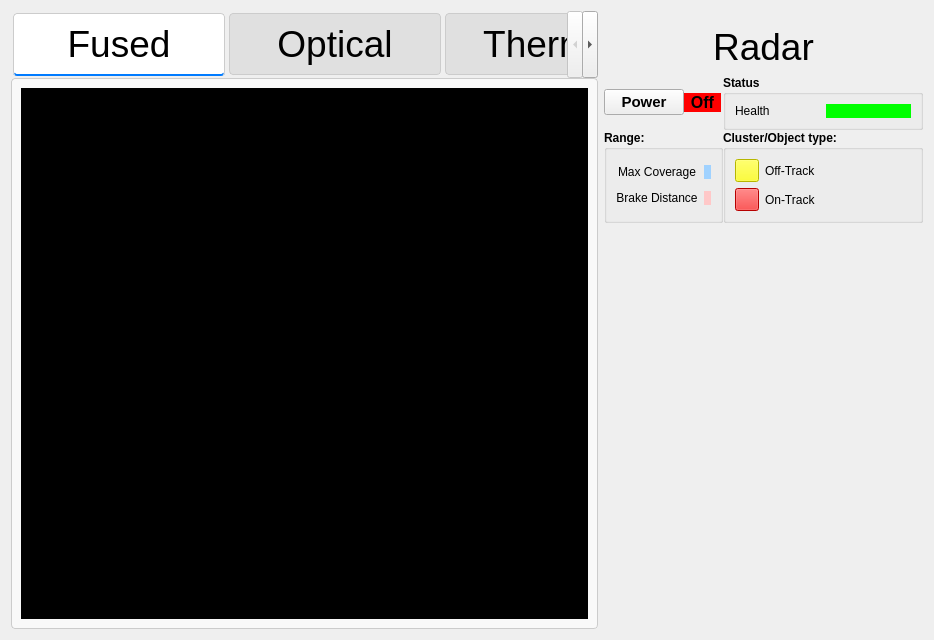
<?xml version="1.0" encoding="UTF-8"?>
<ui version="4.0">
 <class>Stream</class>
 <widget class="QWidget" name="Stream">
  <property name="geometry">
   <rect>
    <x>0</x>
    <y>0</y>
    <width>934</width>
    <height>640</height>
   </rect>
  </property>
  <property name="font">
   <font>
    <family>Nirmala UI Semilight</family>
   </font>
  </property>
  <property name="windowTitle">
   <string>Form</string>
  </property>
  <property name="styleSheet">
   <string notr="true">    QRadioButton {
        font-size: 14px;
        padding: 5px;
    }
    QRadioButton::indicator {
        width: 16px;
        height: 16px;
    }
    QRadioButton::indicator:checked {
        background-color: #2196F3;
        border-radius: 8px;
    }
    QRadioButton::indicator:unchecked {
        background-color: #d3d3d3;
        border-radius: 8px;
    }
   </string>
  </property>
  <layout class="QHBoxLayout" name="horizontalLayout" stretch="7,3">
   <item>
    <widget class="QTabWidget" name="tabWidget">
     <property name="font">
      <font>
       <pointsize>28</pointsize>
      </font>
     </property>
     <property name="styleSheet">
      <string notr="true">
        QTabWidget::pane {
            border: 1px solid #ccc;
            border-radius: 4px;
            background: #f9f9f9;
        }

        QTabWidget::tab-bar {
            alignment: center;
        }

        QTabBar::tab {
			height:50px;
			width:200px;
            background: #e0e0e0;
            border: 1px solid #ccc;
            padding: 5px;
            margin: 2px;
            border-radius: 4px;
        }

        QTabBar::tab:selected {
            background: #ffffff;
            border-bottom: 2px solid #007bff;
        }

        QTabBar::tab:hover {
            background: #d0d0d0; 
        }
       </string>
     </property>
     <property name="currentIndex">
      <number>0</number>
     </property>
     <widget class="QWidget" name="Fused">
      <attribute name="title">
       <string>Fused</string>
      </attribute>
      <layout class="QGridLayout" name="gridLayout_4">
       <item row="0" column="0">
        <widget class="QWidget" name="FusedVideoWidget" native="true">
         <property name="styleSheet">
          <string notr="true">background-color:rgb(0, 0, 0)</string>
         </property>
        </widget>
       </item>
      </layout>
     </widget>
     <widget class="QWidget" name="Optical">
      <attribute name="title">
       <string>Optical</string>
      </attribute>
      <layout class="QGridLayout" name="gridLayout_2">
       <item row="0" column="0">
        <widget class="QWidget" name="OpticalVideoWidget" native="true">
         <property name="styleSheet">
          <string notr="true">background-color:rgb(0, 0, 0)</string>
         </property>
        </widget>
       </item>
      </layout>
     </widget>
     <widget class="QWidget" name="Thermal">
      <attribute name="title">
       <string>Thermal</string>
      </attribute>
      <layout class="QGridLayout" name="gridLayout">
       <item row="0" column="0">
        <widget class="QWidget" name="ThermalVideoWidget" native="true">
         <property name="styleSheet">
          <string notr="true">background-color:rgb(0, 0, 0)</string>
         </property>
        </widget>
       </item>
      </layout>
     </widget>
    </widget>
   </item>
   <item>
    <layout class="QVBoxLayout" name="savisual" stretch="1,0">
     <property name="spacing">
      <number>7</number>
     </property>
     <property name="topMargin">
      <number>15</number>
     </property>
     <item>
      <widget class="QLabel" name="RadarHLabel">
       <property name="sizePolicy">
        <sizepolicy hsizetype="Preferred" vsizetype="Fixed">
         <horstretch>0</horstretch>
         <verstretch>0</verstretch>
        </sizepolicy>
       </property>
       <property name="minimumSize">
        <size>
         <width>0</width>
         <height>40</height>
        </size>
       </property>
       <property name="font">
        <font>
         <pointsize>28</pointsize>
        </font>
       </property>
       <property name="text">
        <string>Radar</string>
       </property>
       <property name="alignment">
        <set>Qt::AlignmentFlag::AlignCenter</set>
       </property>
      </widget>
     </item>
     <item alignment="Qt::AlignmentFlag::AlignTop">
      <widget class="QWidget" name="RadarStatusArea" native="true">
       <property name="sizePolicy">
        <sizepolicy hsizetype="Preferred" vsizetype="Preferred">
         <horstretch>0</horstretch>
         <verstretch>0</verstretch>
        </sizepolicy>
       </property>
       <layout class="QGridLayout" name="gridLayout_7">
        <property name="leftMargin">
         <number>0</number>
        </property>
        <property name="topMargin">
         <number>0</number>
        </property>
        <property name="rightMargin">
         <number>0</number>
        </property>
        <property name="bottomMargin">
         <number>0</number>
        </property>
        <property name="spacing">
         <number>0</number>
        </property>
        <item row="1" column="0">
         <widget class="QGroupBox" name="groupBox_2">
          <property name="sizePolicy">
           <sizepolicy hsizetype="Preferred" vsizetype="Preferred">
            <horstretch>0</horstretch>
            <verstretch>0</verstretch>
           </sizepolicy>
          </property>
          <property name="minimumSize">
           <size>
            <width>0</width>
            <height>0</height>
           </size>
          </property>
          <property name="font">
           <font>
            <bold>true</bold>
           </font>
          </property>
          <property name="title">
           <string>Range:</string>
          </property>
          <layout class="QGridLayout" name="gridLayout_3">
           <item row="0" column="0">
            <widget class="QLabel" name="RedLabel">
             <property name="sizePolicy">
              <sizepolicy hsizetype="Minimum" vsizetype="Fixed">
               <horstretch>0</horstretch>
               <verstretch>0</verstretch>
              </sizepolicy>
             </property>
             <property name="font">
              <font>
               <bold>false</bold>
              </font>
             </property>
             <property name="text">
              <string>Max Coverage</string>
             </property>
             <property name="alignment">
              <set>Qt::AlignmentFlag::AlignCenter</set>
             </property>
            </widget>
           </item>
           <item row="1" column="0">
            <widget class="QLabel" name="BlueLabel">
             <property name="sizePolicy">
              <sizepolicy hsizetype="Minimum" vsizetype="Fixed">
               <horstretch>0</horstretch>
               <verstretch>0</verstretch>
              </sizepolicy>
             </property>
             <property name="font">
              <font>
               <bold>false</bold>
              </font>
             </property>
             <property name="text">
              <string>Brake Distance</string>
             </property>
             <property name="alignment">
              <set>Qt::AlignmentFlag::AlignCenter</set>
             </property>
            </widget>
           </item>
           <item row="0" column="1">
            <widget class="QLabel" name="BlueColor">
             <property name="sizePolicy">
              <sizepolicy hsizetype="Minimum" vsizetype="Fixed">
               <horstretch>0</horstretch>
               <verstretch>0</verstretch>
              </sizepolicy>
             </property>
             <property name="styleSheet">
              <string notr="true">Background-color:rgb(160, 210, 255)</string>
             </property>
             <property name="text">
              <string/>
             </property>
            </widget>
           </item>
           <item row="1" column="1">
            <widget class="QLabel" name="RedColor">
             <property name="sizePolicy">
              <sizepolicy hsizetype="Minimum" vsizetype="Fixed">
               <horstretch>0</horstretch>
               <verstretch>0</verstretch>
              </sizepolicy>
             </property>
             <property name="styleSheet">
              <string notr="true">Background-color:rgb(255, 200, 200)</string>
             </property>
             <property name="text">
              <string/>
             </property>
            </widget>
           </item>
          </layout>
         </widget>
        </item>
        <item row="1" column="1" alignment="Qt::AlignmentFlag::AlignTop">
         <widget class="QGroupBox" name="gBClObjType">
          <property name="sizePolicy">
           <sizepolicy hsizetype="Preferred" vsizetype="Preferred">
            <horstretch>0</horstretch>
            <verstretch>0</verstretch>
           </sizepolicy>
          </property>
          <property name="font">
           <font>
            <bold>true</bold>
           </font>
          </property>
          <property name="title">
           <string>Cluster/Object type:</string>
          </property>
          <layout class="QGridLayout" name="gridLayout_5">
           <item row="0" column="0">
            <widget class="QToolButton" name="OffTrackTBtn">
             <property name="styleSheet">
              <string notr="true">background-color:rgb(255, 255, 0)</string>
             </property>
             <property name="text">
              <string/>
             </property>
            </widget>
           </item>
           <item row="0" column="1">
            <widget class="QLabel" name="OffTrackLabel">
             <property name="font">
              <font>
               <bold>false</bold>
              </font>
             </property>
             <property name="text">
              <string>Off-Track</string>
             </property>
            </widget>
           </item>
           <item row="1" column="0">
            <widget class="QToolButton" name="OnTrackTBtn">
             <property name="styleSheet">
              <string notr="true">background-color:rgb(255, 0, 0)</string>
             </property>
             <property name="text">
              <string/>
             </property>
            </widget>
           </item>
           <item row="1" column="1">
            <widget class="QLabel" name="OnTrackLabel">
             <property name="font">
              <font>
               <bold>false</bold>
              </font>
             </property>
             <property name="text">
              <string>On-Track</string>
             </property>
            </widget>
           </item>
          </layout>
         </widget>
        </item>
        <item row="0" column="1">
         <widget class="QGroupBox" name="RadarStatus">
          <property name="sizePolicy">
           <sizepolicy hsizetype="Preferred" vsizetype="Fixed">
            <horstretch>0</horstretch>
            <verstretch>0</verstretch>
           </sizepolicy>
          </property>
          <property name="minimumSize">
           <size>
            <width>200</width>
            <height>0</height>
           </size>
          </property>
          <property name="font">
           <font>
            <bold>true</bold>
           </font>
          </property>
          <property name="title">
           <string>Status</string>
          </property>
          <layout class="QGridLayout" name="gridLayout_6">
           <item row="0" column="0">
            <widget class="QLabel" name="label">
             <property name="font">
              <font>
               <bold>false</bold>
              </font>
             </property>
             <property name="text">
              <string>Health</string>
             </property>
            </widget>
           </item>
           <item row="0" column="1">
            <widget class="QLabel" name="label_2">
             <property name="styleSheet">
              <string notr="true">background-color:rgb(0, 255, 0)</string>
             </property>
             <property name="text">
              <string/>
             </property>
            </widget>
           </item>
          </layout>
         </widget>
        </item>
        <item row="0" column="0">
         <layout class="QHBoxLayout" name="horizontalLayout_4">
          <property name="rightMargin">
           <number>2</number>
          </property>
          <item>
           <widget class="QPushButton" name="RadarBtn">
            <property name="sizePolicy">
             <sizepolicy hsizetype="Fixed" vsizetype="Fixed">
              <horstretch>0</horstretch>
              <verstretch>0</verstretch>
             </sizepolicy>
            </property>
            <property name="minimumSize">
             <size>
              <width>0</width>
              <height>10</height>
             </size>
            </property>
            <property name="maximumSize">
             <size>
              <width>200</width>
              <height>16777215</height>
             </size>
            </property>
            <property name="font">
             <font>
              <pointsize>11</pointsize>
              <bold>true</bold>
             </font>
            </property>
            <property name="text">
             <string>Power</string>
            </property>
           </widget>
          </item>
          <item>
           <widget class="QLabel" name="RadarLabel">
            <property name="sizePolicy">
             <sizepolicy hsizetype="Preferred" vsizetype="Fixed">
              <horstretch>0</horstretch>
              <verstretch>0</verstretch>
             </sizepolicy>
            </property>
            <property name="minimumSize">
             <size>
              <width>0</width>
              <height>0</height>
             </size>
            </property>
            <property name="font">
             <font>
              <pointsize>12</pointsize>
              <bold>true</bold>
             </font>
            </property>
            <property name="styleSheet">
             <string notr="true">Background-color:red</string>
            </property>
            <property name="text">
             <string>Off</string>
            </property>
            <property name="alignment">
             <set>Qt::AlignmentFlag::AlignCenter</set>
            </property>
           </widget>
          </item>
         </layout>
        </item>
       </layout>
      </widget>
     </item>
    </layout>
   </item>
  </layout>
 </widget>
 <resources/>
 <connections/>
</ui>
